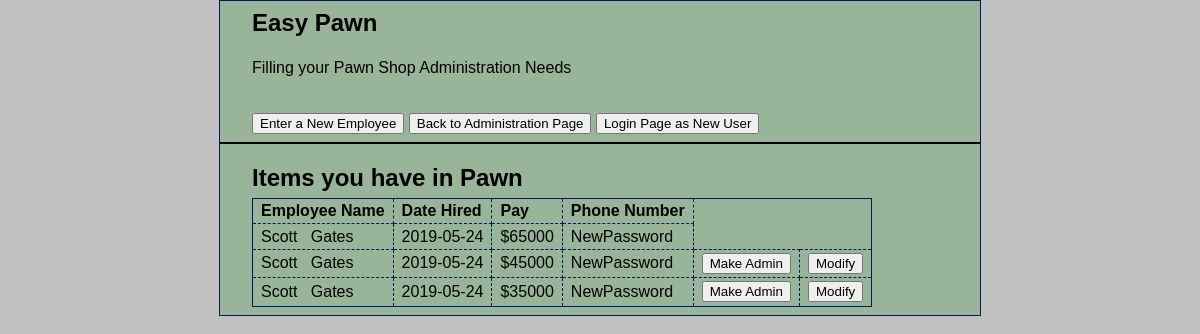
The page /index.php?action=adminProfile (signed in) on the database its author committed.
### tables this page shows
CREATE TABLE `users` (
  `userID` int(11) NOT NULL,
  `fName` varchar(50) NOT NULL,
  `lName` varchar(50) NOT NULL,
  `username` varchar(50) NOT NULL,
  `email` varchar(50) DEFAULT NULL,
  `phoneNumber` varchar(14) DEFAULT NULL,
  `password` varchar(255) NOT NULL,
  `admin` int(2) NOT NULL DEFAULT '30'
);

CREATE TABLE `employee` (
  `userID` int(11) NOT NULL,
  `hireDate` date NOT NULL,
  `salary` float NOT NULL
);

### model/DBuser.php (called while the page is built, shortened)
<?php
class DBuser {
    public static function getEmployees() {
        $db = Database::getDB();
        $query = 'select *
                    from users as u
                    JOIN employee as e
                    on u.userID = e.userID
                    where u.admin = 20 or 10';
        $statement = $db->prepare($query);
        $statement->execute();
        $results = $statement->fetchAll();
        $emps = array();
        foreach ($results as $row) {
            $emp = new employee($row['hireDate'], $row['salary'], $row['userID'], $row['fName'], $row['lName'], $row['username'], $row['email'], $row['phoneNumber'], $row['admin']);
            $emps[] = $emp;
        }
        return $emps;
    }
}

### model/user.php (called while the page is built, shortened)
<?php
class User {
    private $userID, $fName, $lName, $username, $email, $phoneNumber, $admin;
    function __construct($userID, $fName, $lName, $username, $email, $phoneNumber, $admin) {
        $this->userID = $userID;
        $this->fName = $fName;
        $this->lName = $lName;
        $this->phoneNumber = $phoneNumber;
        $this->admin = $admin;
    }
    function getUserID() {
        return $this->userID;
    }
    function getFName() {
        return $this->fName;
    }
    function getLName() {
        return $this->lName;
    }
    function getPhoneNumber() {
        return $this->phoneNumber;
    }
    function getAdmin() {
        return $this->admin;
    }
}

### model/employee.php (called while the page is built, shortened)
<?php
class employee extends User{
    private $hireDate, $salary;
    function __construct($hireDate, $salary, $userID, $fName, $lName, $username, $email, $phoneNumber, $admin) {
        $this->hireDate = $hireDate;
        $this->salary = $salary;
    }
    function getHireDate() {
        return $this->hireDate;
    }
    function getSalary() {
        return $this->salary;
    }
}

### view/adminProfile.php (the view, shortened to what this page needs)
<!DOCTYPE html>
<html>
    <head>
        <link rel="stylesheet" type="text/css" href="main.css">
    </head>
    <body>
        <header>
            <h1>Easy Pawn</h1><br>
            <p>Filling your Pawn Shop Administration Needs</p><br><br>
            <div id="userNav"><?php include 'nav.php'; ?></div>
        </header>
        <main>
            <h1>Items you have in Pawn</h1>
            <table>
                <tr>
                    <th>Employee Name</th>
                    <th>Date Hired</th>
                    <th>Pay</th>
                    <th>Phone Number</th>
                </tr>
                <?php foreach ($employees as $emp) : ?>
                    <tr>
                        <td><?php echo htmlspecialchars($emp->getFName()); ?> &nbsp; <?php echo htmlspecialchars($emp->getLName()); ?></td>
                        <td><?php echo htmlspecialchars($emp->getHireDate()); ?></td>
                        <td>$<?php echo htmlspecialchars($emp->getSalary()); ?></td>
                        <td><?php echo htmlspecialchars($emp->getPhoneNumber()); ?></td>
                        <?php if ($current !== $emp->getUserID()) { ?>
                            <td><?php if ($emp->getAdmin() == 20) { ?>
                                    <form action="index.php" method="post">
                                        <input type="submit" value="Make Admin">
                                    </form>
                                <?php } ?>
                            </td>
                            <td>
                                <form action="index.php" method="post">
                                    <input type="submit" value="Modify">
                                </form>
                            </td>
                        <?php } ?>
                    </tr>
                <?php endforeach; ?>
            </table>
        </main>
    </body>
</html>

### index.php (shortened to what this page needs)
<!DOCTYPE html>
<?php
require_once('model/databaseCall.php');
require_once('model/user.php');
require_once('model/employee.php');
require_once('model/DBuser.php');
$action = filter_input(INPUT_POST, 'action');
if ($action === NULL) {
    $action = filter_input(INPUT_GET, 'action');
}
switch ($action) {
    case 'adminProfile':
        $employees = DBuser::getEmployees();
        $current = $_SESSION['userID'];
        include 'view\adminProfile.php';
        die();
        break;
}
?>

### view/nav.php (shortened to what this page needs)
<!DOCTYPE html>
<?php if ($action === 'welcome') { ?>
    <button class="button" onclick="location.href = 'index.php?action=getRegistered'" type="button" title="Sign Up">
        Register Page</button>
<?php } else if ($action === 'getRegistered') { ?>
    <button class="button" onclick="location.href = 'index.php?action=welcome'" type="button" title="Welcome">
        Login Page</button>
<?php } else if ($action === 'adminProfile' || $action === 'newEmployeePage') { ?>
    <button class="button" onclick="location.href = 'index.php?action=newEmployeePage'" type="button" title="Enter a New Employee">
        Enter a New Employee</button>
    <button class="button" onclick="location.href = 'index.php?action=adminProfile'" type="button" title="To Admin Page">
        Back to Administration Page</button>
    <button class="button" onclick="location.href = 'index.php?action=welcome'" type="button" title="Login in as a New User">
        Login Page as New User</button>
    <?php
}

### main.css (style rules this page uses)
html { background-color: #C0C0C0; }
body { margin-top: 0; font-family: Arial, Helvetica, sans-serif; width: 760px; margin: 0 auto; background-color: #98b59a; border: 1px solid #001963; }
header { margin: 0; border-bottom: 2px solid black; padding: .5em 2em; }
header h1 { color: black; margin: 0; padding: 0; }
header p { margin: 0; padding: .25em 0 0 0; }
main { margin: 0; padding: .5em 2em ; }
h1 { font-size: 150%; margin: 0; padding: .5em 0 .25em; }
h1, h2 { color: black; }
p { margin: .5em 0 .5em 0; padding: 0; }
table { border: 1px solid #001963; border-collapse: collapse; }
td, th { border: 1px dashed #001963; padding: .2em .5em .2em .5em; text-align: left; }
form { margin: 0; }

### rows shown on the page
users: fName "Scott", lName "Gates", employee.hireDate "2019-05-24", employee.salary "65000", phoneNumber "NewPassword"
users: fName "Scott", lName "Gates", employee.hireDate "2019-05-24", employee.salary "45000", phoneNumber "NewPassword"
users: fName "Scott", lName "Gates", employee.hireDate "2019-05-24", employee.salary "35000", phoneNumber "NewPassword"
